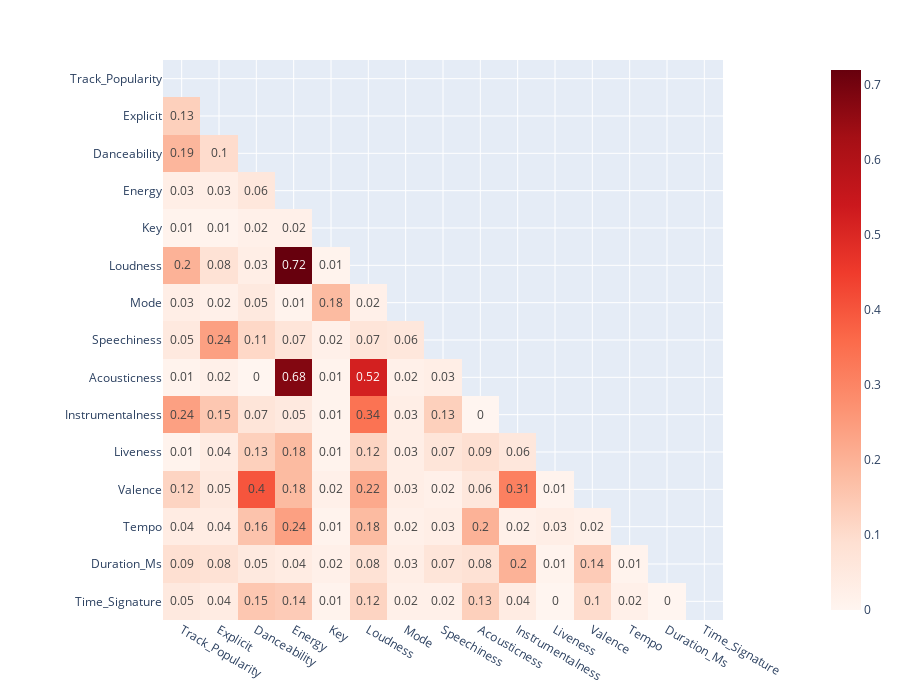

Notebook code cell kept with this figure:
### Markdown cell above
<center>
    <img src="../../images/corr.png" alt="Alt text">
</center>

### Code cell
# Todas las características tienen una correlación poco significativa. Son independientes entre sí
fig.show()

### Figure 1 — Plotly figure (JSON) as saved in the notebook; plotly's stock layout.template omitted (floating-point values rounded to 4 significant figures; data arrays with more than 128 entries replaced by an {"elided": "..."} marker saying what was removed)
{"data": [{"coloraxis": "coloraxis", "hovertemplate": "x: %{x}<br>y: %{y}<br>color: %{z}<extra></extra>", "name": "0", "texttemplate": "%{z}", "type": "heatmap", "x": ["Track_Popularity", "Explicit", "Danceability", "Energy", "Key", "Loudness", "Mode", "Speechiness", "Acousticness", "Instrumentalness", "Liveness", "Valence", "Tempo", "Duration_Ms", "Time_Signature"], "xaxis": "x", "y": ["Track_Popularity", "Explicit", "Danceability", "Energy", "Key", "Loudness", "Mode", "Speechiness", "Acousticness", "Instrumentalness", "Liveness", "Valence", "Tempo", "Duration_Ms", "Time_Signature"], "yaxis": "y", "z": {"elided": "15x15 float values"}}], "layout": {"coloraxis": {"colorscale": [[0, "rgb(255,245,240)"], [0.125, "rgb(254,224,210)"], [0.25, "rgb(252,187,161)"], [0.375, "rgb(252,146,114)"], [0.5, "rgb(251,106,74)"], [0.625, "rgb(239,59,44)"], [0.75, "rgb(203,24,29)"], [0.875, "rgb(165,15,21)"], [1, "rgb(103,0,13)"]]}, "height": 700, "margin": {"t": 60}, "width": 900, "xaxis": {"anchor": "y", "constrain": "domain", "domain": [0, 1], "scaleanchor": "y"}, "yaxis": {"anchor": "x", "autorange": "reversed", "constrain": "domain", "domain": [0, 1]}}}
